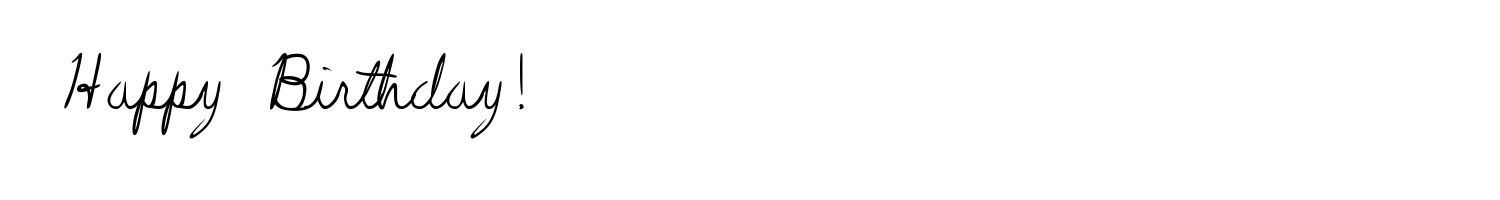
#> input picture greeting_card.png, 1500 x 200 px, given as the content of the folder ../greeting_card.png, which was not available
$ python process_images.py ../greeting_card.png out.png
#> lines starting #> are read from the running program, lines starting #| are printed output that depends on the picture; pictures that were not available may be replaced by others from this repository, and a replacement may not be noted
import cv2
import numpy as np
import matplotlib.pyplot as plt
import os
import argparse

# crop too long images for now? can edit bounding boxes to get GT
    # you don't need GT, you need to have a language model etc. anyway?
    # somehow you need to go from some encoding to actual words

def resize_image(image, target_ratio=1.0, tolerance=.2, output_short_dimension=64, pad_color=(255,255,255)):
    """
    Args:
        image (array-like): numpy array of image
        target_ratio: between 0,1, ratio of short:long side
        tolerance (float): Value between 0,1; how close the ratio should be after cropping
                           1 is 0 tolerance, 0 is infinite tolerance
        output_short_dimension (int): output of short dimension
        pad_color (3-tuple): 3-tuple for 3-D images

    Returns:
        array-like: numpy array of resized image
    """
    short_axis = np.argmin(image.shape[:2])
    long_axis = not short_axis
    _3d = len(image.shape)==3
    ratio = image.shape[short_axis] / image.shape[long_axis]

    too_short_axis = short_axis if ratio < target_ratio else long_axis

    ## Fill short axis with white space
    if too_short_axis == 1: # don't add white space on Y-axis
        if ratio >= target_ratio * 1/tolerance or ratio <= target_ratio*tolerance:
            diff = int(abs(image.shape[0] - image.shape[1])* target_ratio * tolerance / 2) # go to tolerance by default
            npad = [(0, 0), (0, 0)] if not _3d else [(0, 0), (0, 0), (0, 0)]
            npad[too_short_axis] = (diff, diff)
            image = np.pad(image, pad_width=npad, mode='constant', constant_values=0)

            if too_short_axis == 0:
                image[0:diff] = pad_color
                image[-diff:None] = pad_color
            else:
                image[:, 0:diff] = pad_color
                image[:, -diff:None] = pad_color

    # resize to do the rest
    old_x = image.shape[0]
    old_y = image.shape[1]

    if old_x < old_y:
        x_size = output_short_dimension
        y_size = int(output_short_dimension * 1/target_ratio)
    else:
        y_size = output_short_dimension
        x_size = int(output_short_dimension * 1/target_ratio)

    image = cv2.resize(image, dsize=(y_size, x_size))[:,:]
    return image

def recrop_image(image, color_threshold=180, x_padding=20, y_padding=2):
    """ Crop image from path to content (e.g. darkest pixels, alpha channel)

    Args:
        image_path (array-like): Numpy array of image
        color_threshold: pixels darker than this will be considered border
        x_padding: padding to add after choosing crop

    Returns:
        np-array: A BGR numpy picture representation
    """

    ## Define crop max
    if len(image.shape)==3:
        average_color = np.mean(image, axis=2)
        mask_coords = np.where(average_color < color_threshold)
    else:
        mask_coords = np.where(image < color_threshold)

    # crop to picture
    x_min = np.min(mask_coords[0])
    x_max = np.max(mask_coords[0])
    y_min = np.min(mask_coords[1])
    y_max = np.max(mask_coords[1])

    x_min = max(0, x_min - x_padding)
    x_max = min(image.shape[0], x_max + x_padding)
    y_min = max(0, y_min - y_padding)
    y_max = min(image.shape[1], y_max + y_padding)

    # crop to image
    image = image[x_min:x_max, y_min:y_max]

    return image

def make_3d(image):
    """ Make a 1 color image 3

    Args:
        image:

    Returns:

    """
    return np.tile(image[:,:, None],[1,1,3])

def end_to_end(image_path):
    _3d = False
    image = cv2.imread(image_path, cv2.IMREAD_UNCHANGED) # in BGR
    if _3d:
        image = make_3d(image)
        color = (255,255,255)
    else:
        color = 255
    #image = image[:,:,::-1] # reverse colors
    cropped_image = recrop_image(image)
    image = resize_image(cropped_image, tolerance=1, pad_color=color, target_ratio=1/20.)
    # [4 lines of commented-out code are left out]
    return image

def show_image(image):
    plt.imshow(image,cmap='gray')
    plt.show()

def save_image(path, image):
    #print(path)
    cv2.imwrite(path, image)

def loop(input="./datasets/handwriting/testA", output=None):
    if output is None:
        output=input
    for ds, ss, fs in os.walk(input):
        for i, f in enumerate(fs):
            if i % 1000 ==0:
                print("Step: {}".format(i))
            image_path = os.path.join(input, f)
            output_path = os.path.join(output, f)
            image = end_to_end(image_path)
#> in end_to_end, image is the input picture: shape (200, 1500, 4); mean B, G, R, A 250.8, 250.8, 250.8, 255
#> in recrop_image, `average_color = np.mean(image, axis=2)`:
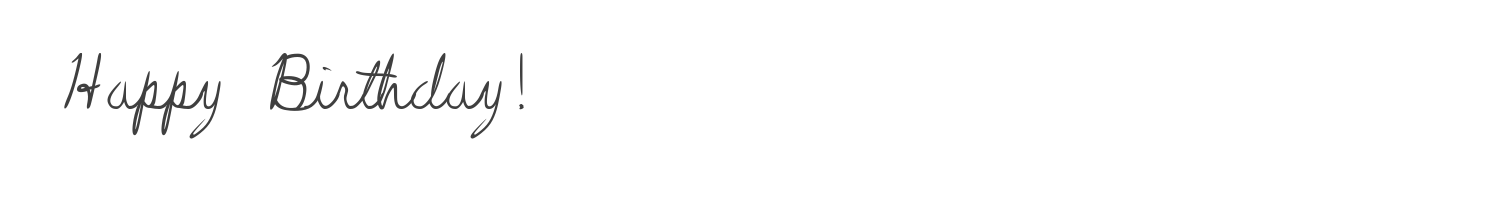
#> average_color: shape (200, 1500) float64; min 63.75, max 255, mean 251.9
#> in recrop_image, `mask_coords = np.where(average_color < color_threshold)`: mask_coords = 5240 positions, rows 53 to 138, columns 64 to 523
#> in recrop_image, `x_min = np.min(mask_coords[0])`: x_min = 53
#> in recrop_image, `x_max = np.max(mask_coords[0])`: x_max = 138
#> in recrop_image, `y_min = np.min(mask_coords[1])`: y_min = 64
#> in recrop_image, `y_max = np.max(mask_coords[1])`: y_max = 523
#> in recrop_image, `x_min = max(0, x_min - x_padding)`: x_min = 33
#> in recrop_image, `x_max = min(image.shape[0], x_max + x_padding)`: x_max = 158
#> in recrop_image, `y_min = max(0, y_min - y_padding)`: y_min = 62
#> in recrop_image, `y_max = min(image.shape[1], y_max + y_padding)`: y_max = 525
#> in recrop_image, `image = image[x_min:x_max, y_min:y_max]`:
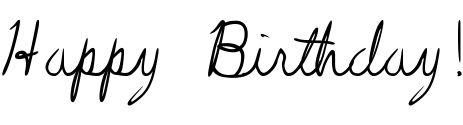
#> image: shape (125, 463, 4); mean B, G, R, A 233.4, 233.4, 233.4, 255
#> in resize_image, `image = np.pad(image, pad_width=npad, mode='constant', constant_values..`:
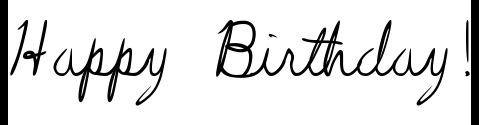
#> image: shape (125, 479, 4); mean of channels 0, 1, 2, 3 225.6, 225.6, 225.6, 246.5; drawn as B, G, R
#> in resize_image, `image[:, -diff:None] = pad_color`:
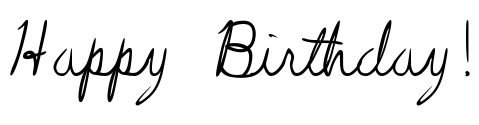
#> image: shape (125, 479, 4); mean of channels 0, 1, 2, 3 234.1, 234.1, 234.1, 255; drawn as B, G, R
#> in resize_image, `image = cv2.resize(image, dsize=(y_size, x_size))[:,:]`:
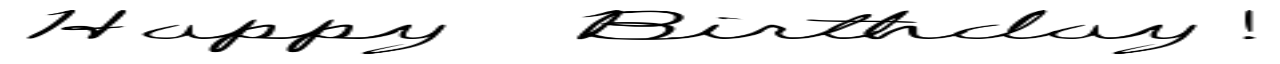
#> image: shape (64, 1280, 4); mean of channels 0, 1, 2, 3 234, 234, 234, 255; drawn as B, G, R
            cv2.imwrite(output_path, image)

if __name__=='__main__':
    parser = argparse.ArgumentParser()
    parser.add_argument('input', type=str, default='.', help='Input path to data to process.')
    parser.add_argument('output', type=str, default=None, help='Output path for processed data.')
    opts = parser.parse_args()
    if opts.output is None:
        opts.output=opts.input
    loop(opts.input, opts.output)
    #end_to_end("/media/taylor/eef4fe97-0587-4acb-b65d-f0ad5ed8d623/taylor/GitHub/MUNIT/datasets/handwriting/testA/a05-058-06.png")
